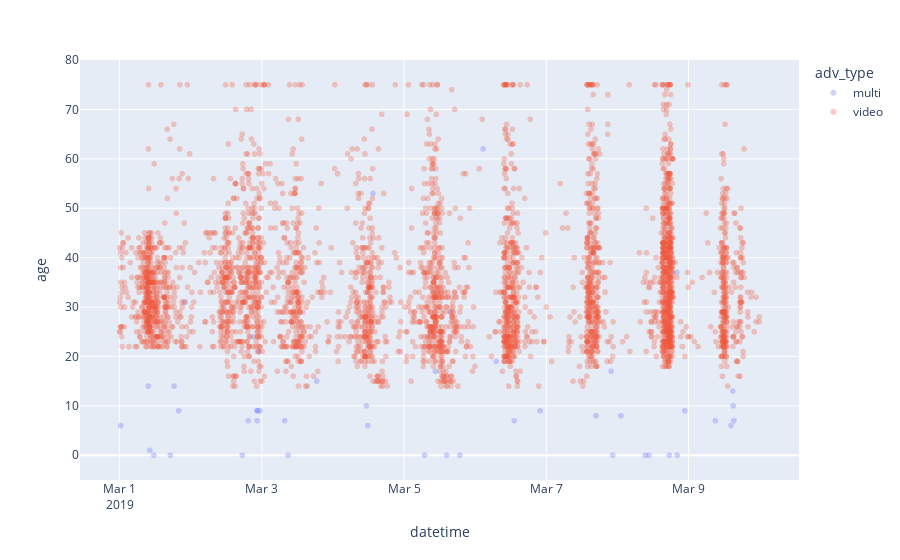

This figure's notebook cell:
### Code cell
fig = px.scatter(
    data_clicks_females, 
    y='age', x='datetime', 
    color='adv_type',
    opacity=.3
)
fig.show()

### Figure 1 — Plotly figure (JSON) as saved in the notebook; plotly's stock layout.template omitted (floating-point values rounded to 4 significant figures; data arrays with more than 128 entries replaced by an {"elided": "..."} marker saying what was removed)
{"data": [{"hovertemplate": "adv_type=multi<br>datetime=%{x}<br>age=%{y}<extra></extra>", "legendgroup": "multi", "marker": {"color": "#636efa", "opacity": 0.3, "symbol": "circle"}, "mode": "markers", "name": "multi", "showlegend": true, "type": "scattergl", "x": ["2019-03-01 18:20:40", "2019-03-01 09:41:24", "2019-03-03 18:30:18", "2019-03-05 10:35:13", "2019-03-06 02:39:01", "2019-03-06 13:09:18", "2019-03-04 11:17:52", "2019-03-04 11:45:56", "2019-03-04 13:29:42", "2019-03-02 22:27:24", "2019-03-02 19:24:30", "2019-03-02 22:58:55", "2019-03-08 09:23:08", "2019-03-08 22:42:47", "2019-03-08 20:08:54", "2019-03-02 22:21:22", "2019-03-09 14:20:43", "2019-03-09 09:04:13", "2019-03-09 15:04:12", "2019-03-09 15:18:14", "2019-03-02 21:08:28", "2019-03-02 22:23:47", "2019-03-03 07:39:40", "2019-03-02 23:22:59", "2019-03-05 06:54:47", "2019-03-05 18:47:34", "2019-03-06 07:04:50", "2019-03-02 17:23:03", "2019-03-08 20:03:28", "2019-03-08 01:10:36", "2019-03-06 21:53:53", "2019-03-08 17:31:35", "2019-03-09 14:54:02", "2019-03-07 21:51:05", "2019-03-07 16:44:44", "2019-03-01 22:08:15", "2019-03-01 19:54:22", "2019-03-07 22:23:30", "2019-03-01 00:21:54", "2019-03-01 11:32:19", "2019-03-01 17:08:25", "2019-03-05 14:24:39", "2019-03-05 15:39:14", "2019-03-03 08:49:45", "2019-03-01 10:12:00", "2019-03-08 10:38:02"], "xaxis": "x", "y": [14, 14, 15, 17, 62, 7, 10, 6, 53, 9, 7, 21, 0, 9, 0, 9, 6, 7, 10, 7, 24, 7, 7, 9, 0, 0, 19, 0, 37, 8, 9, 0, 13, 17, 8, 31, 9, 0, 6, 0, 0, 0, 29, 0, 1, 0], "yaxis": "y"}, {"hovertemplate": "adv_type=video<br>datetime=%{x}<br>age=%{y}<extra></extra>", "legendgroup": "video", "marker": {"color": "#EF553B", "opacity": 0.3, "symbol": "circle"}, "mode": "markers", "name": "video", "showlegend": true, "type": "scattergl", "x": {"elided": "3897 str values"}, "xaxis": "x", "y": {"elided": "3897 int values"}, "yaxis": "y"}], "layout": {"autosize": true, "legend": {"title": {"text": "adv_type"}, "tracegroupgap": 0}, "margin": {"t": 60}, "xaxis": {"anchor": "y", "autorange": true, "domain": [0, 1], "range": ["2019-02-28 10:54:07.4326", "2019-03-10 12:59:12.5674"], "title": {"text": "datetime"}, "type": "date"}, "yaxis": {"anchor": "x", "autorange": true, "domain": [0, 1], "range": [-5.807, 80.81], "title": {"text": "age"}, "type": "linear"}}}
